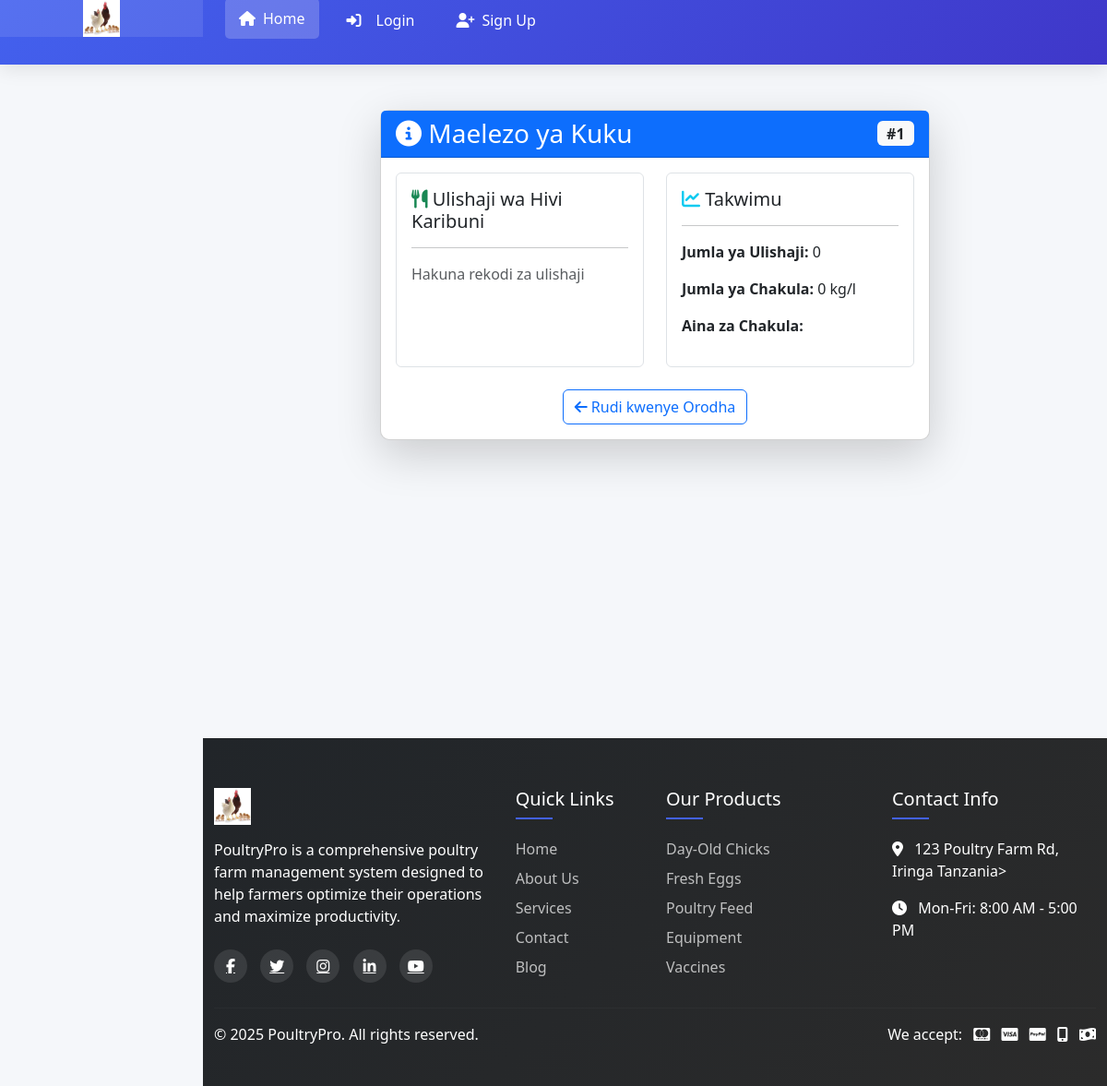
Before: /health/chicken/1/ with the older database file.
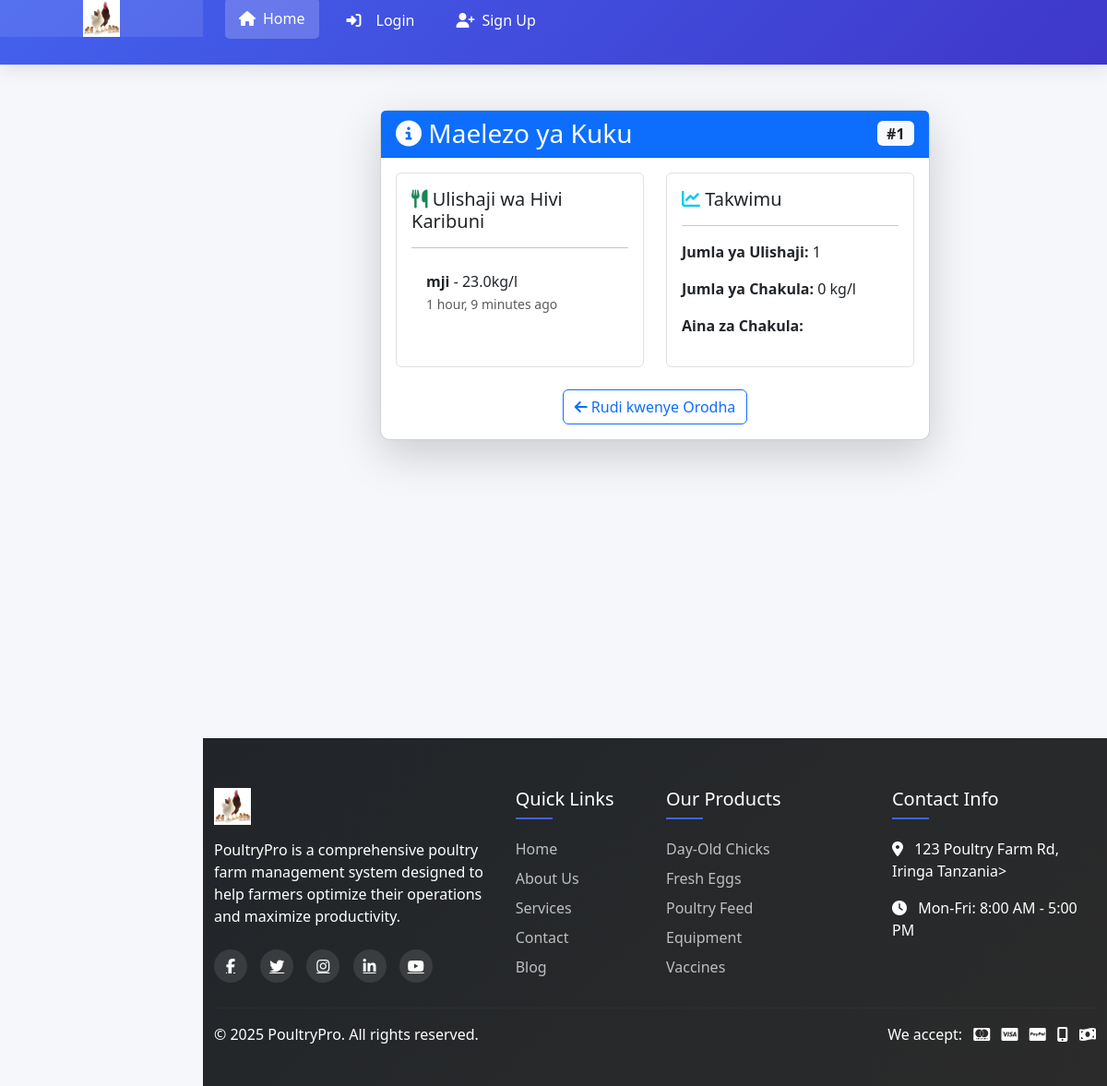
After: the same page with the newer database file.
### core/models.py (models this page shows, shortened)
class Chicken(models.Model):
    GENDER_CHOICES = [('M', 'Male'), ('F', 'Female'), ('U', 'Unknown')]
    owner = models.ForeignKey('customers.Customer', on_delete=models.CASCADE, related_name='chickens', blank=True, null=True)
    customer = models.ForeignKey('customers.Customer', on_delete=models.CASCADE, null=True, blank=True)
    tag_number = models.CharField(max_length=20, unique=True)
    breed = models.ForeignKey(Breed, on_delete=models.PROTECT)
    date_acquired = models.DateField()
    date_of_birth = models.DateField(null=True, blank=True)
    gender = models.CharField(max_length=1, choices=GENDER_CHOICES, default='U')
    parent = models.ForeignKey('self', on_delete=models.SET_NULL, null=True, blank=True)
    is_alive = models.BooleanField(default=True)
    last_health_check = models.DateField(null=True, blank=True)
    notes = models.TextField(blank=True)
    class Meta:
        ordering = ['tag_number']
        verbose_name_plural = 'Chickens'

class Feeding(models.Model):
    chicken = models.ForeignKey(Chicken, on_delete=models.CASCADE, related_name='feedings')
    feed_type = models.CharField(max_length=100)
    quantity = models.FloatField(help_text="Kiasi cha chakula (kg/l)")
    feeding_time = models.DateTimeField()

### health/views.py (the view)
# urls.py: path('chicken/<int:pk>/', views.chicken_detail, name='chicken_detail'),
def chicken_detail(request, pk):
    chicken = get_object_or_404(Chicken, pk=pk)
    return render(request, 'feeding/chicken_detail.html', {'chicken': chicken})

### health/templates/feeding/chicken_detail.html (shortened to what this page needs)
{% extends 'core/base.html' %}
{% block content %}
<div class="container mt-4">
    <div class="row">
        <div class="col-md-8 mx-auto">
            <div class="card shadow-lg">
                <div class="card-header bg-primary text-white">
                    <div class="d-flex justify-content-between align-items-center">
                        <h3 class="mb-0">
                            <i class="fas fa-info-circle"></i> Maelezo ya Kuku
                        </h3>
                        <span class="badge bg-light text-dark fs-6">
                            #{{ chicken.tag_number }}
                        </span>
                    </div>
                </div>
                <div class="card-body">
                    <div class="row mb-4">
                        <div class="col-md-6">
                            <div class="info-box p-3 border rounded">
                                <h5><i class="fas fa-utensils text-success"></i> Ulishaji wa Hivi Karibuni</h5>
                                <hr>
                                {% if chicken.feedings.all %}
                                    <ul class="list-group list-group-flush">
                                        {% for feeding in chicken.feedings.all|slice:":3" %}
                                        <li class="list-group-item">
                                            <strong>{{ feeding.feed_type }}</strong> -
                                            {{ feeding.quantity }}kg/l<br>
                                            <small class="text-muted">{{ feeding.feeding_time|timesince }} ago</small>
                                        </li>
                                        {% endfor %}
                                    </ul>
                                {% else %}
                                    <p class="text-muted">Hakuna rekodi za ulishaji</p>
                                {% endif %}
                            </div>
                        </div>
                        <div class="col-md-6">
                            <div class="info-box p-3 border rounded">
                                <h5><i class="fas fa-chart-line text-info"></i> Takwimu</h5>
                                <hr>
                                <p><strong>Jumla ya Ulishaji:</strong> {{ chicken.feedings.count }}</p>
                                <p><strong>Jumla ya Chakula:</strong> {{ total_food|default:"0" }} kg/l</p>
                                <p><strong>Aina za Chakula:</strong> {{ feed_types|join:", " }}</p>
                            </div>
                        </div>
                    </div>
                    <div class="text-center mt-3">
                        <a href="{% url 'core:feeding' %}" class="btn btn-outline-primary">
                            <i class="fas fa-arrow-left"></i> Rudi kwenye Orodha
                        </a>
                    </div>
                </div>
            </div>
        </div>
    </div>
</div>
{% endblock %}

Changed rows visible on the page:
computed for Chicken: feedings.count "0" → "1"
added Feeding: feed_type "mji", quantity "23.0", feeding_time "1 hour, 9 minutes"
Other visible differences:
text no longer shown: "Hakuna rekodi za ulishaji"
